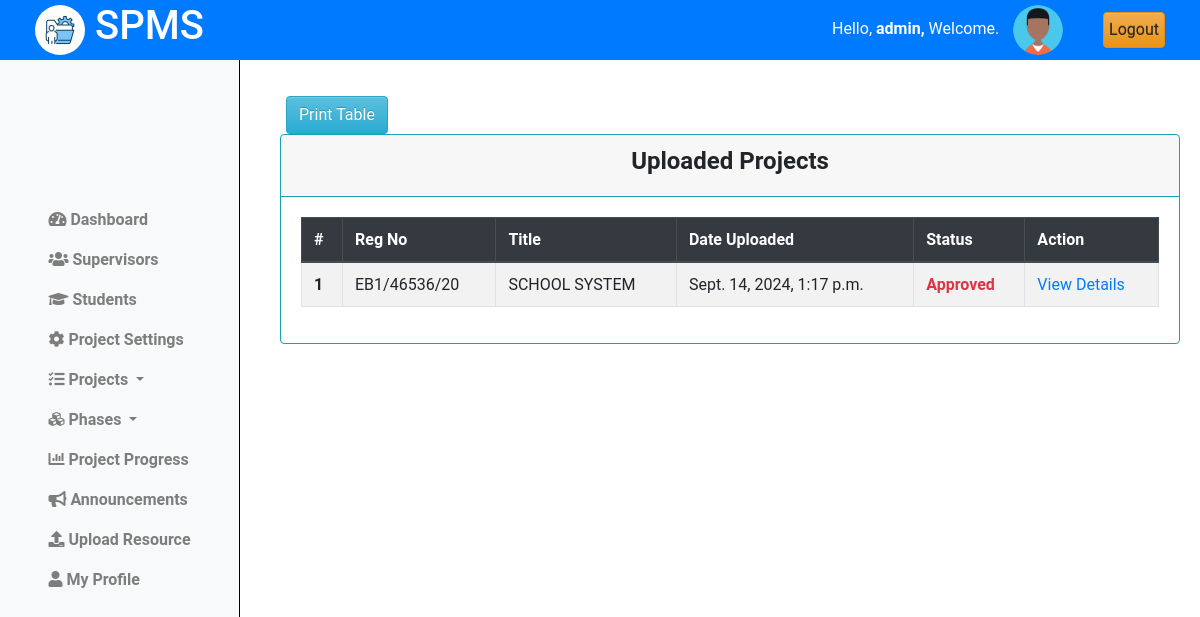
Screenshot of /coordinator/titles/uploaded_titles/ (signed in) with the database file from the repository.
### projectsApp/models.py (models this page shows, shortened)
class Coordinator(AbstractUser):
    pass

class Projects(models.Model):
    student = models.ForeignKey(Student, on_delete=models.CASCADE)
    title = models.CharField(max_length=255)
    description = models.TextField()
    objectives = models.TextField()
    lecturer = models.ForeignKey(Lecturer, on_delete=models.SET_NULL, null=True, blank=True)
    status = models.CharField(max_length=50, choices=[
        ('pending', 'Pending'),
        ('approved', 'Approved'),
        ('rejected', 'Rejected')
    ], default='Pending')
    created_at = models.DateTimeField(auto_now_add=True)
    updated_at = models.DateTimeField(auto_now=True)

class Student(models.Model):
    regno = models.CharField(max_length=255, unique=True)
    email = models.EmailField(max_length=255, unique=True)
    name = models.CharField(max_length=255)
    phone_number = models.IntegerField(null=True, blank=True)
    intake_year = models.PositiveSmallIntegerField(default=2024)
    password = models.CharField(max_length=128, null=False, blank=False)
    user_id = models.AutoField(primary_key=True)
    last_login = models.DateTimeField(blank=True, null=True)
    USERNAME_FIELD = 'email'
    REQUIRED_FIELDS = ['regno', 'name', 'phone_number']
    class Meta:
        db_table = "students"

### projectsApp/AccessControl.py (the view)
    @login_required
    def wrapper(request, *args, **kwargs):
        if not isinstance(request.user, Coordinator):
            return redirect('cordinator_login')
        return function(request, *args, **kwargs)

### projectsApp/AccessControl.py (called while the page is built)
def coordinator_required(function):
    @login_required
    def wrapper(request, *args, **kwargs):
        if not isinstance(request.user, Coordinator):
            return redirect('cordinator_login')
        return function(request, *args, **kwargs)
    return wrapper

### projectsApp/views.py (called while the page is built)
@coordinator_required
def view_projects(request):
    projects = Projects.objects.all().order_by('-created_at')
    context = {
        'projects':projects
        }
    return render(request, 'cordinator/projects.html',context)

### projectsApp/templates/cordinator/projects.html (shortened to what this page needs)
{% extends 'base_cord.html' %}
{% load static %}
{% block content %}
{% include 'column1_cord.html' %}
<div class="content">
    <div class="container-fluid">
        <div class="row">
            <div class="text-center mt-3 ml-3">
                <button id="print-button" onclick="printTable()" class="btn btn-info">Print Table</button>
            </div>
            <div class="card border-info">
                <div class="card-header text-center border-info">
                    <h4><b>Uploaded Projects</b></h4>
                </div>
                <div class="card-body">
                    <table id="print-table" class="table table-bordered table-hover  table-striped border-info">
                        <thead class="thead-dark">
                            <tr>
                                <th scope="col">#</th>
                                <th scope="col">Reg No</th>
                                <th scope="col">Title</th>
                                <th scope="col">Date Uploaded</th>
                                <th scope="col">Status</th>
                                <th scope="col">Action</th>
                            </tr>
                        </thead>
                        <tbody>
                            {% if projects.exists %}
                                {% for project in projects %}
                                    <tr>
                                        <th scope="row">{{forloop.counter}}</th>
                                        <td>{{project.student.regno|upper}}</td>
                                        <td>{{project.title|upper}}</td>
                                        <td>{{project.created_at}}</td>
                                        <td class="text-danger "><b>{{project.status|title}}</b></td>
                                        <td><a href="{% url "view_project_details" project.id%}"> View Details </a></td>
                                    </tr>
                            {% endfor %}
                            {% else %}
                                <tr>
                                    <td colspan="6" class="text-center text-danger">No Uploaded projects found.</td>
                                </tr>
                            {% endif %}
                        </tbody>
                    </table>
                </div>
            </div>
        </div>
    </div>
</div>
<link rel="stylesheet" href="{% static 'css/mystudents.css' %}">
{% endblock %}

### projectsApp/templates/base_cord.html (shortened to what this page needs)
{% load static %}
<!doctype html>
<html class="no-js h-100" lang="en">
  <head>
    <link href="https://use.fontawesome.com/releases/v5.0.6/css/all.css" rel="stylesheet">
    <link href="https://stackpath.bootstrapcdn.com/bootstrap/4.5.2/css/bootstrap.min.css" rel="stylesheet">
    <link rel="stylesheet" href="https://cdn.jsdelivr.net/npm/bootstrap@3.3.7/dist/css/bootstrap-theme.min.css">
</head>
<body>
    <header>
        <div class="container-fluid">
            <div class="row align-items-center">
                <div class="col-md-3">
                    <div class="left">
                        <img src="{% static 'images/logo.jpg' %}" alt="Logo" class="logo">
                        <h1>SPMS</h1>
                    </div>
                </div>
                <div class="col-md-9 d-flex justify-content-end">
                    <div class="row align-items-center">
                        <div class="col-auto">
                            <span class="username mb-3" style="padding:10px;">
                                Hello,
                                <strong>
                                    {% if request.user.is_authenticated %}
                                        {% if request.user.is_staff %}
                                            {{ request.user.username }},
                                        {% else %}
                                            {{ request.user.name }},
                                        {% endif %}
                                    {% else %}
                                        Guest,
                                    {% endif %}
                                </strong>
                                Welcome.
                            </span>
                            <img src="{% static 'images/profile.png'%}" alt="Profile Picture" class="profile-pic">
                        </div>
                        <div class="col-auto">
                            <a href="{% url 'logout' %}" class="btn btn-warning" style="padding:5px;">Logout</a>
                        </div>
                    </div>
                </div>
            </div>
        </div>
    </header>
    {% block content %}
    {% endblock %}
</body>
</html>

### projectsApp/static/css/mystudents.css (style rules this page uses)
.content { margin-left: 250px; padding: 20px; margin-top: 60px; }
.card { width: 100%; margin-left: 10px; }

### projectsApp/templates/base_cord.html (style rules this page uses)
body { font-family: 'Roboto', sans-serif; margin: 0; padding: 0; }
header { background-color: #007BFF; color: white; display: flex; justify-content: space-between; align-items: center; text-align: center; padding: 10px 20px; z-index: 20; position: fixed; top: 0; left: 0; width: 100%; height: 60px; }
header .left { display: flex; align-items: center; }
header .logo { width: 50px; height: 50px; margin-right: 10px; border-radius: 50%; }
header .profile-pic { width: 50px; height: 50px; border-radius: 50%; margin-right: 10px; }

### rows the page displays
Coordinator: user.username "admin"
Projects: student.regno "EB1/46536/20", title "SCHOOL SYSTEM", created_at "Sept. 14, 2024, 1:17 p.m.", status "Approved"
